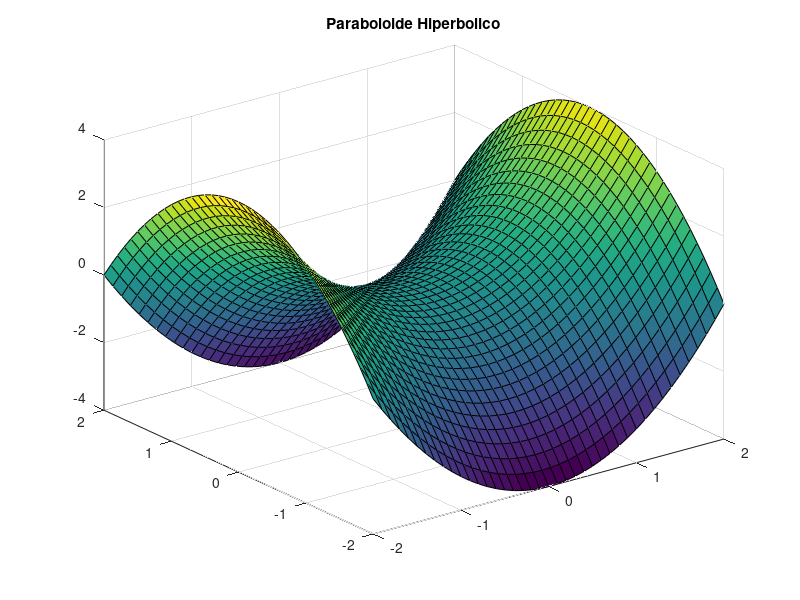

Source code (MATLAB):
#alguns conceitos para lembrar
%oi
v = [ 1 2 3 ];
v.^ 2;
s = [1 2 3; 1 2 3];

#operações com vetores
x = 0 : 0.1:1;
y = 1 : 0.1:2;
size(x);
length(x);
z = x.*y;

#operação com matrizes
A = [ 5 3; 1 1];
B = [ 4 1; 4 2];
A*B;
inv(A); #calcula a inversa da matriz
inv(B);
ones(size(A)); #matriz de uns do tamanho da A
zeros(size(A));
#resolver sistema Bx = C
C = [4 ; 1];
X = inv(B)*C; #ou
X = B\C;
#Polinômios
#x^2 - 1 = 0
p = [ 1 0 -1];
%encontrar as raízes
r = roots(p);
%devolver os coeficentes do poly
pp = poly(r);
%multiplicação dos polinômios
a_x = [1 2 3 4];
b_x = [1 4 9 16];
c = conv(a_x, b_x);
#plotando o gráfico
#x = -1: 0.1: 1;
#y = x.^2;
#plot(x, y)
xlabel('eixo X')
ylabel('eixo Y')
##############
x = -pi : 0.1: pi;
y = sin(x);
#'figure' antes do plot para plotar 2 figuras
plot(x, y)

#duas figuras juntas

#x = -pi: 0.01: pi;
#y = sin(x);

#g = cos(x);

#plot(x, y, 'r', x, g, 'b--');
#xlabel('eixo X');
#ylabel('eixo Y');
#legend('sin(x)', 'cos(x)');
#title('Gráfico');

###################################################################
#gráfico em R^3
#t = 0: 0.1: (10*pi);
#figure
#plot3(cos(t), sin(t), t)
#grid on

%superfice

x = -2: 0.1: 2;
y = -2: 0.1: 2;
[X, Y] = meshgrid(x, y);
A = X.^2 - Y.^2;
surf(x, y, A);
title('Paraboloide Hiperbolico')
#hold on (trabalhando com figuras geometricas de diferentes naturezas)










































